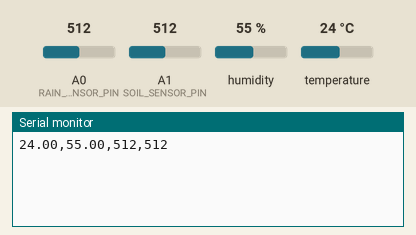
A sketch run on a simulated Arduino Uno, built with avr-gcc and run on an emulated ATmega328P. Shown: the last lines printed to the serial monitor. The test bench sets the inputs (shaded band); at power-on: humidity 55 %, A0 (RAIN_SENSOR_PIN) = 512, A1 (SOIL_SENSOR_PIN) = 512, temperature 24 °C.

Above: at 3.2 s.
3.3 s: humidity set to 22 %
At 4.6 s:
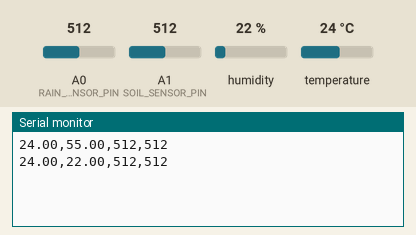
6.0 s: A0 (RAIN_SENSOR_PIN) set to 716
At 7.1 s:
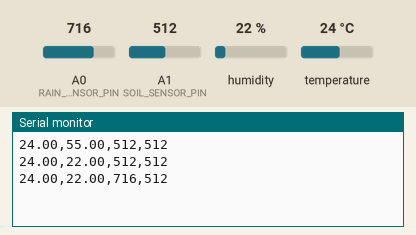
8.7 s: A1 (SOIL_SENSOR_PIN) set to 716
At 10.7 s:
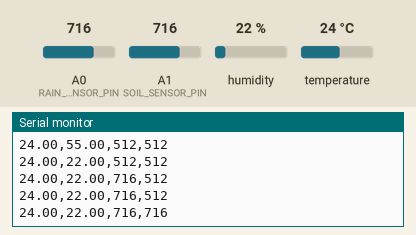
11.4 s: temperature set to 12 °C
At 13.2 s:
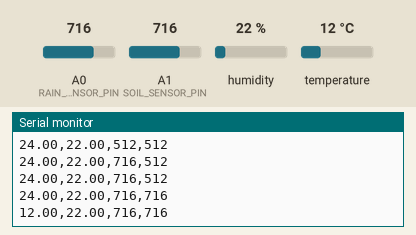
14.1 s: A0 (RAIN_SENSOR_PIN) set to 992
At 15.6 s:
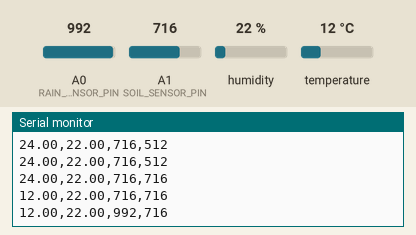
16.8 s: A1 (SOIL_SENSOR_PIN) set to 992
At 19.2 s:
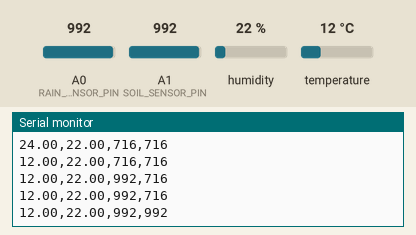
Timing chart, 0 to 20.5 s (numbered marks = the images above; inputs shaded):
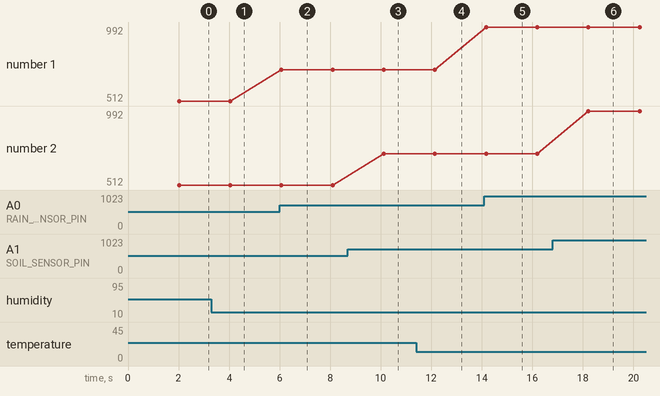

Measured:
- after the input at 3.3 s, the serial monitor: prints a new line after 0.75 s (image 1)
- after the input at 6.0 s, the serial monitor: prints a new line after 0.07 s (image 2)
- after the input at 8.7 s, the serial monitor: prints a new line after 1.4 s (image 3)
- after the input at 11.4 s, the serial monitor: prints a new line after 0.75 s (image 4)
- after the input at 14.1 s, the serial monitor: prints a new line after 0.07 s (image 5)
- after the input at 16.8 s, the serial monitor: prints a new line after 1.4 s (image 6)
- plotted number 1: 512 → 716 after the input at 6.0 s, 716 → 992 after the input at 14.1 s

The sketch:

SmartCropMonitoringandIrrigationSystem.ino
```cpp
//Arduino Code (Sending Data via Serial)
#include <DHT.h>

// Define pins
#define DHTPIN 2
#define DHTTYPE DHT11

#define RAIN_SENSOR_PIN A0
#define SOIL_SENSOR_PIN A1

DHT dht(DHTPIN, DHTTYPE);

void setup() {
  Serial.begin(9600); // Important: Baudrate must match with ESP8266 serial reading
  dht.begin();
  delay(2000);
}

void loop() {
  // Fetch data
  float temperature = dht.readTemperature();
  float humidity = dht.readHumidity();
  int rainValue = analogRead(RAIN_SENSOR_PIN);
  int soilMoistureValue = analogRead(SOIL_SENSOR_PIN);

  // Send data only if DHT read is valid
  if (!isnan(temperature) && !isnan(humidity)) {
    // Format: temp,humidity,rain,soil
    Serial.print(temperature);
    Serial.print(",");
    Serial.print(humidity);
    Serial.print(",");
    Serial.print(rainValue);
    Serial.print(",");
    Serial.println(soilMoistureValue);
  } else {
    Serial.println("Error reading DHT11!");
  }

  delay(2000);
}
```
